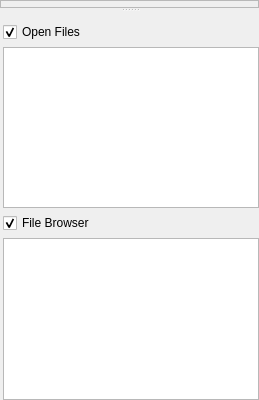
                                <widget class="QSplitter" name="splitter_2">
                                    <property name="orientation">
                                        <enum>Qt::Vertical</enum>
                                    </property>
                                    <property name="handleWidth">
                                        <number>4</number>
                                    </property>
                                    <widget class="QFrame" name="frame">
                                        <property name="sizePolicy">
                                            <sizepolicy hsizetype="Preferred" vsizetype="Preferred">
                                                <horstretch>0</horstretch>
                                                <verstretch>0</verstretch>
                                            </sizepolicy>
                                        </property>
                                        <property name="baseSize">
                                            <size>
                                                <width>0</width>
                                                <height>0</height>
                                            </size>
                                        </property>
                                        <property name="frameShape">
                                            <enum>QFrame::StyledPanel</enum>
                                        </property>
                                        <property name="frameShadow">
                                            <enum>QFrame::Sunken</enum>
                                        </property>
                                        <property name="midLineWidth">
                                            <number>1</number>
                                        </property>
                                        <layout class="QVBoxLayout" name="verticalLayout">
                                            <property name="leftMargin">
                                                <number>3</number>
                                            </property>
                                            <property name="topMargin">
                                                <number>3</number>
                                            </property>
                                            <property name="rightMargin">
                                                <number>3</number>
                                            </property>
                                            <property name="bottomMargin">
                                                <number>3</number>
                                            </property>
                                            <item>
                                                <layout class="QVBoxLayout" name="smallimageview"/>
                                            </item>
                                        </layout>
                                    </widget>
                                    <widget class="QWidget" name="verticalLayoutWidget_3">
                                        <layout class="QVBoxLayout" name="leftpanelayout">
                                            <property name="spacing">
                                                <number>5</number>
                                            </property>
                                            <property name="leftMargin">
                                                <number>3</number>
                                            </property>
                                            <property name="topMargin">
                                                <number>10</number>
                                            </property>
                                            <item>
                                                <widget class="QCheckBox" name="openfilescheck">
                                                    <property name="text">
                                                        <string>Open Files</string>
                                                    </property>
                                                    <property name="checked">
                                                        <bool>true</bool>
                                                    </property>
                                                    <property name="isFoldingTab" stdset="0">
                                                        <bool>true</bool>
                                                    </property>
                                                </widget>
                                            </item>
                                            <item>
                                                <widget class="QListView" name="openfileslist">
                                                    <property name="sizePolicy">
                                                        <sizepolicy hsizetype="Preferred" vsizetype="Expanding">
                                                            <horstretch>0</horstretch>
                                                            <verstretch>0</verstretch>
                                                        </sizepolicy>
                                                    </property>
                                                    <property name="alternatingRowColors">
                                                        <bool>true</bool>
                                                    </property>
                                                    <property name="selectionMode">
                                                        <enum>QAbstractItemView::ExtendedSelection</enum>
                                                    </property>
                                                </widget>
                                            </item>
                                            <item>
                                                <widget class="QCheckBox" name="filebrowsercheck">
                                                    <property name="text">
                                                        <string>File Browser</string>
                                                    </property>
                                                    <property name="checked">
                                                        <bool>true</bool>
                                                    </property>
                                                    <property name="isFoldingTab" stdset="0">
                                                        <bool>true</bool>
                                                    </property>
                                                </widget>
                                            </item>
                                            <item>
                                                <widget class="QTreeView" name="treebrowser">
                                                    <property name="enabled">
                                                        <bool>true</bool>
                                                    </property>
                                                    <property name="sizePolicy">
                                                        <sizepolicy hsizetype="Preferred" vsizetype="Expanding">
                                                            <horstretch>0</horstretch>
                                                            <verstretch>0</verstretch>
                                                        </sizepolicy>
                                                    </property>
                                                    <property name="frameShape">
                                                        <enum>QFrame::StyledPanel</enum>
                                                    </property>
                                                    <property name="selectionMode">
                                                        <enum>QAbstractItemView::ExtendedSelection</enum>
                                                    </property>
                                                    <property name="iconSize">
                                                        <size>
                                                            <width>16</width>
                                                            <height>16</height>
                                                        </size>
                                                    </property>
                                                </widget>
                                            </item>
                                            <item>
                                                <spacer name="verticalSpacer">
                                                    <property name="orientation">
                                                        <enum>Qt::Vertical</enum>
                                                    </property>
                                                    <property name="sizeType">
                                                        <enum>QSizePolicy::Preferred</enum>
                                                    </property>
                                                    <property name="sizeHint" stdset="0">
                                                        <size>
                                                            <width>0</width>
                                                            <height>0</height>
                                                        </size>
                                                    </property>
                                                </spacer>
                                            </item>
                                        </layout>
                                    </widget>
                                </widget>
